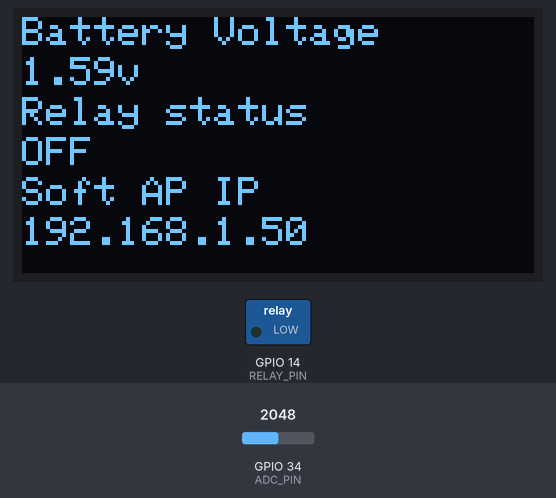
Simulated run of this sketch. Board: ESP32. Parts: 128×64 one-colour display, switched loads named in the sketch (green lamp = pin HIGH). Inputs (shaded band) come from the test bench; at power-on: GPIO 34 (ADC_PIN) = 2048. WiFi joins after 1.5 s; servers stay silent unless stated; the display library's start-up logo is not drawn; what the sketch prints to the serial monitor is not drawn.

Above: at 5.6 s.
5.7 s: GPIO 34 (ADC_PIN) set to 2866
At 10.8 s:
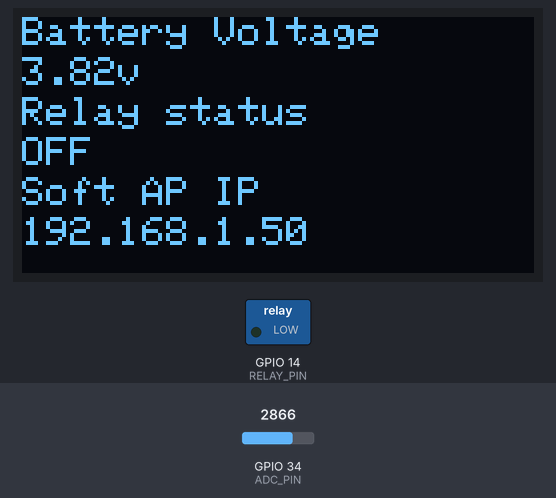
16.5 s: GPIO 34 (ADC_PIN) set to 3603
At 20.8 s:
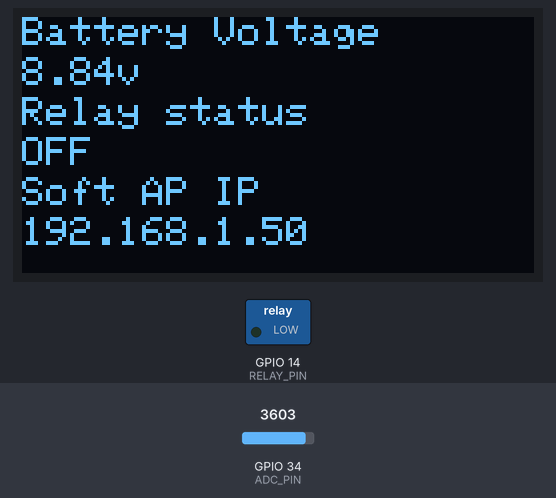
26.5 s: GPIO 34 (ADC_PIN) set to 4095
At 51.1 s:
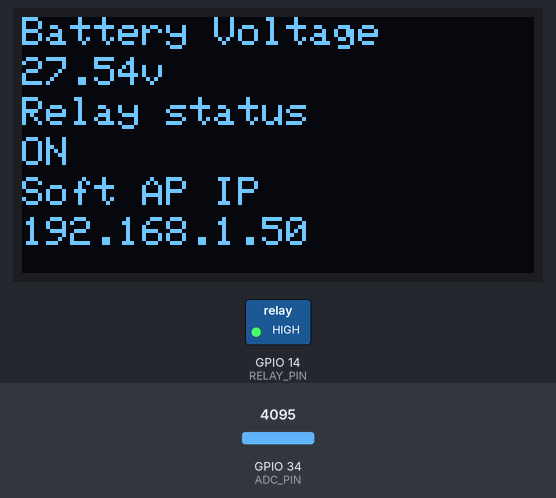
Timing chart, 0 to 52.6 s (numbered marks = the images above; inputs shaded):
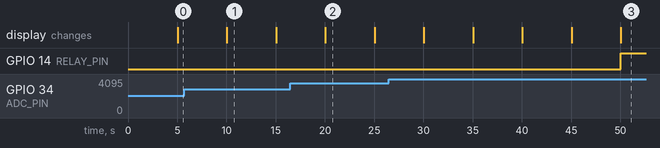

The sketch:

main.ino
```cpp
#include <SPI.h>
#include <Wire.h>
#include <Adafruit_GFX.h>
#include <Adafruit_SSD1306.h>
#include <SPI.h>
#include <WiFi.h>

char ssid[] = "Rede trindade repetidor";
char pass[] = "";

int status = WL_IDLE_STATUS;
WiFiServer server(80);

#define SCREEN_WIDTH 128
#define SCREEN_HEIGHT 64
#define OLED_RESET -1

#define ADC_PIN 34
#define RELAY_PIN 14
#define SCREEN_SDA 21
#define SCREEN_SCL 22

Adafruit_SSD1306 display(SCREEN_WIDTH, SCREEN_HEIGHT, &Wire, OLED_RESET);


int battery_adc_voltage = 0;
float voltage_value;

String header;
int mode = -1;

void setup() {

  Serial.begin(115200);

  if (!display.begin(SSD1306_SWITCHCAPVCC, 0x3C)) {
    Serial.println(F("SSD1306 allocation failed"));
    for (;;)
      ;  // Don't proceed, loop forever
  }
  display.display();
  // attempt to connect to Wifi network:
  WiFi.mode(WIFI_STA);
  WiFi.begin(ssid, pass);

  Serial.println("\nConnecting");

  while(WiFi.status() != WL_CONNECTED){
      Serial.print(".");
      delay(100);
  }

  Serial.println("\nConnected to the WiFi network");
  Serial.print("Local ESP32 IP: ");
  Serial.println(WiFi.localIP());

  server.begin();

  // put your setup code here, to run once:
  pinMode(RELAY_PIN, OUTPUT);
  delay(1000);

}

long currentTime = millis();
float last_battery_values[12] = {0,0,0,0,0,0,0,0,0,0,0,0};
int last_battery_value_index = 0;

void loop() {

  if(currentTime + 5000 > millis()) { handleWifi();  return; }
  currentTime = millis();

  calculateBatteryVoltage();

  if (voltage_value < 22 && mode != 0) {
      mode = 0;
      Serial.println("Battery is low, turning off.");
      digitalWrite(RELAY_PIN, LOW);
  } else if (voltage_value > 25 && mode != 1) {
    mode = 1;
    Serial.println("Battery is back online! Turning on.");
    digitalWrite(RELAY_PIN, HIGH);
  }

  drawInfo();
  handleWifi();
}

void calculateBatteryVoltage() {
  battery_adc_voltage = analogRead(ADC_PIN);
  Serial.print("Battery Voltage: ");
  float read_voltage = (battery_adc_voltage * 3.47 * 11) / (4095);
  Serial.println(read_voltage);

  last_battery_values[last_battery_value_index] = read_voltage;
  if(last_battery_value_index == 11) last_battery_value_index = 0;
  else last_battery_value_index++;

  int i;
  float total = 0;
  Serial.print("Last Values: ");
  for(i = 0; i < 12; i++){
    total += last_battery_values[i];
    Serial.print(last_battery_values[i]);
    Serial.print(", ");
  }
  voltage_value = (total / 12);
  Serial.print("Battery calculated Voltage 60s: ");
  Serial.println(voltage_value);


}

void handleWifi() {
  WiFiClient client = server.available();  // listen for incoming clients

  if (!client) return;
  Serial.println("new client");
  String currentLine = "";
  while (client.connected()) {
    if (!client.available()) {
      continue;
    }
    char c = client.read();
    header += c;
    if (c != '\n' && c != '\r') {
      currentLine += c;
      continue;
    }

    if (currentLine.length() != 0) {
      currentLine = "";
      continue;
    }

    // HTTP headers always start with a response code (e.g. HTTP/1.1 200 OK)
    // and a content-type so the client knows what's coming, then a blank line:
    client.println("HTTP/1.1 200 OK");
    client.println("Content-type:application/json");
    client.println("Connection: close");
    client.println();
    Serial.println("Sending response...");
    // the content of the HTTP response follows the header:
    client.print("{ \"battery_voltage:\": ");
    client.print(voltage_value);
    client.print(", \"relay_status\": ");
    client.print(mode);
    client.print(" }");

    // The HTTP response ends with another blank line:
    client.println();
    client.println();
    // break out of the while loop:
    break;
  }
  client.stop();
  Serial.println("client disonnected");
  header = "";
  return;
}

void drawInfo() {
  display.clearDisplay();

  display.setTextSize(1);       // Normal 1:1 pixel scale
  display.setTextColor(WHITE);  // Draw white text
  display.setCursor(0, 0);      // Start at top-left corner
  display.cp437(true);          // Use full 256 char 'Code Page 437' font

  // Not all the characters will fit on the display. This is normal.
  // Library will draw what it can and the rest will be clipped.
  display.write("Battery Voltage");
  display.setCursor(0, 10);
  display.write(String(voltage_value).c_str());
  display.write("v");
  display.setCursor(0, 20);
  display.write("Relay status");
  display.setCursor(0, 30);
  if (mode == 1)
    display.write("ON");
  if (mode == 0)
    display.write("OFF");

  display.setCursor(0, 40);
  display.write("Soft AP IP");
  display.setCursor(0, 50);
  display.write(WiFi.localIP().toString().c_str());

  display.display();
  delay(2000);
}
```

Measured:
- what the display in image 1 shows lasts 5.0 s, from 10.0 s to 15.0 s
